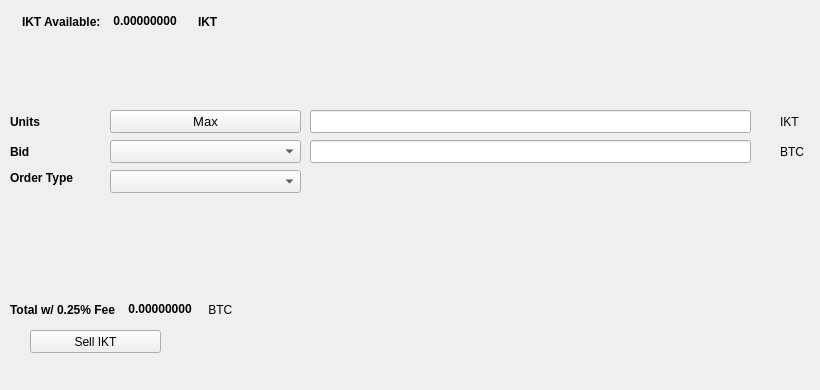
   <widget class="QWidget" name="SellTab">
    <attribute name="title">
     <string>Sell</string>
    </attribute>
    <widget class="QLabel" name="label_16">
     <property name="geometry">
      <rect>
       <x>780</x>
       <y>140</y>
       <width>31</width>
       <height>23</height>
      </rect>
     </property>
     <property name="text">
      <string>BTC</string>
     </property>
    </widget>
    <widget class="QComboBox" name="SellBidcomboBox">
     <property name="geometry">
      <rect>
       <x>110</x>
       <y>140</y>
       <width>191</width>
       <height>23</height>
      </rect>
     </property>
     <property name="font">
      <font>
       <pointsize>10</pointsize>
      </font>
     </property>
    </widget>
    <widget class="QLabel" name="label_18">
     <property name="geometry">
      <rect>
       <x>10</x>
       <y>110</y>
       <width>46</width>
       <height>23</height>
      </rect>
     </property>
     <property name="font">
      <font>
       <weight>75</weight>
       <bold>true</bold>
      </font>
     </property>
     <property name="text">
      <string>Units</string>
     </property>
    </widget>
    <widget class="QPushButton" name="Sell_Max_Amount">
     <property name="geometry">
      <rect>
       <x>110</x>
       <y>110</y>
       <width>191</width>
       <height>23</height>
      </rect>
     </property>
     <property name="font">
      <font>
       <pointsize>10</pointsize>
      </font>
     </property>
     <property name="text">
      <string>Max</string>
     </property>
    </widget>
    <widget class="QLabel" name="label_20">
     <property name="geometry">
      <rect>
       <x>10</x>
       <y>170</y>
       <width>91</width>
       <height>16</height>
      </rect>
     </property>
     <property name="font">
      <font>
       <weight>75</weight>
       <bold>true</bold>
      </font>
     </property>
     <property name="text">
      <string>Order Type</string>
     </property>
    </widget>
    <widget class="QComboBox" name="SellOrdertypeCombo">
     <property name="geometry">
      <rect>
       <x>110</x>
       <y>170</y>
       <width>191</width>
       <height>23</height>
      </rect>
     </property>
     <property name="font">
      <font>
       <pointsize>10</pointsize>
      </font>
     </property>
    </widget>
    <widget class="QLabel" name="label_21">
     <property name="geometry">
      <rect>
       <x>10</x>
       <y>140</y>
       <width>46</width>
       <height>23</height>
      </rect>
     </property>
     <property name="font">
      <font>
       <weight>75</weight>
       <bold>true</bold>
      </font>
     </property>
     <property name="text">
      <string>Bid</string>
     </property>
    </widget>
    <widget class="QLabel" name="label_22">
     <property name="geometry">
      <rect>
       <x>780</x>
       <y>110</y>
       <width>31</width>
       <height>23</height>
      </rect>
     </property>
     <property name="text">
      <string>IKT</string>
     </property>
    </widget>
    <widget class="QLineEdit" name="UnitsInputIKT">
     <property name="geometry">
      <rect>
       <x>310</x>
       <y>110</y>
       <width>441</width>
       <height>23</height>
      </rect>
     </property>
     <property name="font">
      <font>
       <pointsize>9</pointsize>
       <weight>75</weight>
       <bold>true</bold>
      </font>
     </property>
    </widget>
    <widget class="QLineEdit" name="SellBidPriceEdit">
     <property name="geometry">
      <rect>
       <x>310</x>
       <y>140</y>
       <width>441</width>
       <height>23</height>
      </rect>
     </property>
     <property name="font">
      <font>
       <pointsize>9</pointsize>
       <weight>75</weight>
       <bold>true</bold>
      </font>
     </property>
    </widget>
    <widget class="QPushButton" name="SellIKTBTN">
     <property name="geometry">
      <rect>
       <x>30</x>
       <y>330</y>
       <width>131</width>
       <height>23</height>
      </rect>
     </property>
     <property name="text">
      <string>Sell IKT</string>
     </property>
     <property name="icon">
      <iconset resource="../innoket">
       <normaloff>:/icons/bitcoin</normaloff>:/icons/bitcoin</iconset>
     </property>
    </widget>
    <widget class="QWidget" name="layoutWidget3">
     <property name="geometry">
      <rect>
       <x>22</x>
       <y>12</y>
       <width>258</width>
       <height>19</height>
      </rect>
     </property>
     <layout class="QHBoxLayout" name="horizontalLayout">
      <item>
       <widget class="QLabel" name="label232_2">
        <property name="font">
         <font>
          <weight>75</weight>
          <bold>true</bold>
         </font>
        </property>
        <property name="text">
         <string>IKT Available:</string>
        </property>
       </widget>
      </item>
      <item>
       <widget class="QLabel" name="IKTAvailableLabel">
        <property name="palette">
         <palette>
          <active>
           <colorrole role="WindowText">
            <brush brushstyle="SolidPattern">
             <color alpha="255">
              <red>0</red>
              <green>0</green>
              <blue>0</blue>
             </color>
            </brush>
           </colorrole>
           <colorrole role="Button">
            <brush brushstyle="SolidPattern">
             <color alpha="255">
              <red>0</red>
              <green>170</green>
              <blue>0</blue>
             </color>
            </brush>
           </colorrole>
           <colorrole role="Light">
            <brush brushstyle="SolidPattern">
             <color alpha="255">
              <red>0</red>
              <green>255</green>
              <blue>0</blue>
             </color>
            </brush>
           </colorrole>
           <colorrole role="Midlight">
            <brush brushstyle="SolidPattern">
             <color alpha="255">
              <red>0</red>
              <green>212</green>
              <blue>0</blue>
             </color>
            </brush>
           </colorrole>
           <colorrole role="Dark">
            <brush brushstyle="SolidPattern">
             <color alpha="255">
              <red>0</red>
              <green>85</green>
              <blue>0</blue>
             </color>
            </brush>
           </colorrole>
           <colorrole role="Mid">
            <brush brushstyle="SolidPattern">
             <color alpha="255">
              <red>0</red>
              <green>113</green>
              <blue>0</blue>
             </color>
            </brush>
           </colorrole>
           <colorrole role="Text">
            <brush brushstyle="SolidPattern">
             <color alpha="255">
              <red>0</red>
              <green>170</green>
              <blue>0</blue>
             </color>
            </brush>
           </colorrole>
           <colorrole role="BrightText">
            <brush brushstyle="SolidPattern">
             <color alpha="255">
              <red>255</red>
              <green>255</green>
              <blue>255</blue>
             </color>
            </brush>
           </colorrole>
           <colorrole role="ButtonText">
            <brush brushstyle="SolidPattern">
             <color alpha="255">
              <red>0</red>
              <green>0</green>
              <blue>0</blue>
             </color>
            </brush>
           </colorrole>
           <colorrole role="Base">
            <brush brushstyle="SolidPattern">
             <color alpha="255">
              <red>255</red>
              <green>255</green>
              <blue>255</blue>
             </color>
            </brush>
           </colorrole>
           <colorrole role="Window">
            <brush brushstyle="SolidPattern">
             <color alpha="255">
              <red>0</red>
              <green>170</green>
              <blue>0</blue>
             </color>
            </brush>
           </colorrole>
           <colorrole role="Shadow">
            <brush brushstyle="SolidPattern">
             <color alpha="255">
              <red>0</red>
              <green>0</green>
              <blue>0</blue>
             </color>
            </brush>
           </colorrole>
           <colorrole role="AlternateBase">
            <brush brushstyle="SolidPattern">
             <color alpha="255">
              <red>127</red>
              <green>212</green>
              <blue>127</blue>
             </color>
            </brush>
           </colorrole>
           <colorrole role="ToolTipBase">
            <brush brushstyle="SolidPattern">
             <color alpha="255">
              <red>255</red>
              <green>255</green>
              <blue>220</blue>
             </color>
            </brush>
           </colorrole>
           <colorrole role="ToolTipText">
            <brush brushstyle="SolidPattern">
             <color alpha="255">
              <red>0</red>
              <green>0</green>
              <blue>0</blue>
             </color>
            </brush>
           </colorrole>
          </active>
          <inactive>
           <colorrole role="WindowText">
            <brush brushstyle="SolidPattern">
             <color alpha="255">
              <red>0</red>
              <green>0</green>
              <blue>0</blue>
             </color>
            </brush>
           </colorrole>
           <colorrole role="Button">
            <brush brushstyle="SolidPattern">
             <color alpha="255">
              <red>0</red>
              <green>170</green>
              <blue>0</blue>
             </color>
            </brush>
           </colorrole>
           <colorrole role="Light">
            <brush brushstyle="SolidPattern">
             <color alpha="255">
              <red>0</red>
              <green>255</green>
              <blue>0</blue>
             </color>
            </brush>
           </colorrole>
           <colorrole role="Midlight">
            <brush brushstyle="SolidPattern">
             <color alpha="255">
              <red>0</red>
              <green>212</green>
              <blue>0</blue>
             </color>
            </brush>
           </colorrole>
           <colorrole role="Dark">
            <brush brushstyle="SolidPattern">
             <color alpha="255">
              <red>0</red>
              <green>85</green>
              <blue>0</blue>
             </color>
            </brush>
           </colorrole>
           <colorrole role="Mid">
            <brush brushstyle="SolidPattern">
             <color alpha="255">
              <red>0</red>
              <green>113</green>
              <blue>0</blue>
             </color>
            </brush>
           </colorrole>
           <colorrole role="Text">
            <brush brushstyle="SolidPattern">
             <color alpha="255">
              <red>0</red>
              <green>170</green>
              <blue>0</blue>
             </color>
            </brush>
           </colorrole>
           <colorrole role="BrightText">
            <brush brushstyle="SolidPattern">
             <color alpha="255">
              <red>255</red>
              <green>255</green>
              <blue>255</blue>
             </color>
            </brush>
           </colorrole>
           <colorrole role="ButtonText">
            <brush brushstyle="SolidPattern">
             <color alpha="255">
              <red>0</red>
              <green>0</green>
              <blue>0</blue>
             </color>
            </brush>
           </colorrole>
           <colorrole role="Base">
            <brush brushstyle="SolidPattern">
             <color alpha="255">
              <red>255</red>
              <green>255</green>
              <blue>255</blue>
             </color>
            </brush>
           </colorrole>
           <colorrole role="Window">
            <brush brushstyle="SolidPattern">
             <color alpha="255">
              <red>0</red>
              <green>170</green>
              <blue>0</blue>
             </color>
            </brush>
           </colorrole>
           <colorrole role="Shadow">
            <brush brushstyle="SolidPattern">
             <color alpha="255">
              <red>0</red>
              <green>0</green>
              <blue>0</blue>
             </color>
            </brush>
           </colorrole>
           <colorrole role="AlternateBase">
            <brush brushstyle="SolidPattern">
             <color alpha="255">
              <red>127</red>
              <green>212</green>
              <blue>127</blue>
             </color>
            </brush>
           </colorrole>
           <colorrole role="ToolTipBase">
            <brush brushstyle="SolidPattern">
             <color alpha="255">
              <red>255</red>
              <green>255</green>
              <blue>220</blue>
             </color>
            </brush>
           </colorrole>
           <colorrole role="ToolTipText">
            <brush brushstyle="SolidPattern">
             <color alpha="255">
              <red>0</red>
              <green>0</green>
              <blue>0</blue>
             </color>
            </brush>
           </colorrole>
          </inactive>
          <disabled>
           <colorrole role="WindowText">
            <brush brushstyle="SolidPattern">
             <color alpha="255">
              <red>0</red>
              <green>85</green>
              <blue>0</blue>
             </color>
            </brush>
           </colorrole>
           <colorrole role="Button">
            <brush brushstyle="SolidPattern">
             <color alpha="255">
              <red>0</red>
              <green>170</green>
              <blue>0</blue>
             </color>
            </brush>
           </colorrole>
           <colorrole role="Light">
            <brush brushstyle="SolidPattern">
             <color alpha="255">
              <red>0</red>
              <green>255</green>
              <blue>0</blue>
             </color>
            </brush>
           </colorrole>
           <colorrole role="Midlight">
            <brush brushstyle="SolidPattern">
             <color alpha="255">
              <red>0</red>
              <green>212</green>
              <blue>0</blue>
             </color>
            </brush>
           </colorrole>
           <colorrole role="Dark">
            <brush brushstyle="SolidPattern">
             <color alpha="255">
              <red>0</red>
              <green>85</green>
              <blue>0</blue>
             </color>
            </brush>
           </colorrole>
           <colorrole role="Mid">
            <brush brushstyle="SolidPattern">
             <color alpha="255">
              <red>0</red>
              <green>113</green>
              <blue>0</blue>
             </color>
            </brush>
           </colorrole>
           <colorrole role="Text">
            <brush brushstyle="SolidPattern">
             <color alpha="255">
              <red>0</red>
              <green>85</green>
              <blue>0</blue>
             </color>
            </brush>
           </colorrole>
           <colorrole role="BrightText">
            <brush brushstyle="SolidPattern">
             <color alpha="255">
              <red>255</red>
              <green>255</green>
              <blue>255</blue>
             </color>
            </brush>
           </colorrole>
           <colorrole role="ButtonText">
            <brush brushstyle="SolidPattern">
             <color alpha="255">
              <red>0</red>
              <green>85</green>
              <blue>0</blue>
             </color>
            </brush>
           </colorrole>
           <colorrole role="Base">
            <brush brushstyle="SolidPattern">
             <color alpha="255">
              <red>0</red>
              <green>170</green>
              <blue>0</blue>
             </color>
            </brush>
           </colorrole>
           <colorrole role="Window">
            <brush brushstyle="SolidPattern">
             <color alpha="255">
              <red>0</red>
              <green>170</green>
              <blue>0</blue>
             </color>
            </brush>
           </colorrole>
           <colorrole role="Shadow">
            <brush brushstyle="SolidPattern">
             <color alpha="255">
              <red>0</red>
              <green>0</green>
              <blue>0</blue>
             </color>
            </brush>
           </colorrole>
           <colorrole role="AlternateBase">
            <brush brushstyle="SolidPattern">
             <color alpha="255">
              <red>0</red>
              <green>170</green>
              <blue>0</blue>
             </color>
            </brush>
           </colorrole>
           <colorrole role="ToolTipBase">
            <brush brushstyle="SolidPattern">
             <color alpha="255">
              <red>255</red>
              <green>255</green>
              <blue>220</blue>
             </color>
            </brush>
           </colorrole>
           <colorrole role="ToolTipText">
            <brush brushstyle="SolidPattern">
             <color alpha="255">
              <red>0</red>
              <green>0</green>
              <blue>0</blue>
             </color>
            </brush>
           </colorrole>
          </disabled>
         </palette>
        </property>
        <property name="font">
         <font>
          <weight>75</weight>
          <bold>true</bold>
         </font>
        </property>
        <property name="text">
         <string> 0.00000000 </string>
        </property>
        <property name="textInteractionFlags">
         <set>Qt::LinksAccessibleByMouse|Qt::TextSelectableByKeyboard|Qt::TextSelectableByMouse</set>
        </property>
       </widget>
      </item>
      <item>
       <widget class="QLabel" name="labelIKT">
        <property name="font">
         <font>
          <weight>75</weight>
          <bold>true</bold>
         </font>
        </property>
        <property name="text">
         <string>IKT</string>
        </property>
       </widget>
      </item>
     </layout>
    </widget>
    <widget class="QWidget" name="layoutWidget">
     <property name="geometry">
      <rect>
       <x>10</x>
       <y>300</y>
       <width>268</width>
       <height>19</height>
      </rect>
     </property>
     <layout class="QHBoxLayout" name="horizontalLayout_2">
      <item>
       <widget class="QLabel" name="label_19">
        <property name="font">
         <font>
          <weight>75</weight>
          <bold>true</bold>
         </font>
        </property>
        <property name="text">
         <string>Total w/ 0.25% Fee </string>
        </property>
       </widget>
      </item>
      <item>
       <widget class="QLabel" name="SellCostLabel">
        <property name="palette">
         <palette>
          <active>
           <colorrole role="WindowText">
            <brush brushstyle="SolidPattern">
             <color alpha="255">
              <red>0</red>
              <green>0</green>
              <blue>0</blue>
             </color>
            </brush>
           </colorrole>
           <colorrole role="Button">
            <brush brushstyle="SolidPattern">
             <color alpha="255">
              <red>0</red>
              <green>170</green>
              <blue>0</blue>
             </color>
            </brush>
           </colorrole>
           <colorrole role="Light">
            <brush brushstyle="SolidPattern">
             <color alpha="255">
              <red>0</red>
              <green>255</green>
              <blue>0</blue>
             </color>
            </brush>
           </colorrole>
           <colorrole role="Midlight">
            <brush brushstyle="SolidPattern">
             <color alpha="255">
              <red>0</red>
              <green>212</green>
              <blue>0</blue>
             </color>
            </brush>
           </colorrole>
           <colorrole role="Dark">
            <brush brushstyle="SolidPattern">
             <color alpha="255">
              <red>0</red>
              <green>85</green>
              <blue>0</blue>
             </color>
            </brush>
           </colorrole>
           <colorrole role="Mid">
            <brush brushstyle="SolidPattern">
             <color alpha="255">
              <red>0</red>
              <green>113</green>
              <blue>0</blue>
             </color>
            </brush>
           </colorrole>
           <colorrole role="Text">
            <brush brushstyle="SolidPattern">
             <color alpha="255">
              <red>0</red>
              <green>170</green>
              <blue>0</blue>
             </color>
            </brush>
           </colorrole>
           <colorrole role="BrightText">
            <brush brushstyle="SolidPattern">
             <color alpha="255">
              <red>255</red>
              <green>255</green>
              <blue>255</blue>
             </color>
            </brush>
           </colorrole>
           <colorrole role="ButtonText">
            <brush brushstyle="SolidPattern">
             <color alpha="255">
              <red>0</red>
              <green>0</green>
              <blue>0</blue>
             </color>
            </brush>
           </colorrole>
           <colorrole role="Base">
            <brush brushstyle="SolidPattern">
             <color alpha="255">
              <red>255</red>
              <green>255</green>
              <blue>255</blue>
             </color>
            </brush>
           </colorrole>
           <colorrole role="Window">
            <brush brushstyle="SolidPattern">
             <color alpha="255">
              <red>0</red>
              <green>170</green>
              <blue>0</blue>
             </color>
            </brush>
           </colorrole>
           <colorrole role="Shadow">
            <brush brushstyle="SolidPattern">
             <color alpha="255">
              <red>0</red>
              <green>0</green>
              <blue>0</blue>
             </color>
            </brush>
           </colorrole>
           <colorrole role="AlternateBase">
            <brush brushstyle="SolidPattern">
             <color alpha="255">
              <red>127</red>
              <green>212</green>
              <blue>127</blue>
             </color>
            </brush>
           </colorrole>
           <colorrole role="ToolTipBase">
            <brush brushstyle="SolidPattern">
             <color alpha="255">
              <red>255</red>
              <green>255</green>
              <blue>220</blue>
             </color>
            </brush>
           </colorrole>
           <colorrole role="ToolTipText">
            <brush brushstyle="SolidPattern">
             <color alpha="255">
              <red>0</red>
              <green>0</green>
              <blue>0</blue>
             </color>
            </brush>
           </colorrole>
          </active>
          <inactive>
           <colorrole role="WindowText">
            <brush brushstyle="SolidPattern">
             <color alpha="255">
              <red>0</red>
              <green>0</green>
              <blue>0</blue>
             </color>
            </brush>
           </colorrole>
           <colorrole role="Button">
            <brush brushstyle="SolidPattern">
             <color alpha="255">
              <red>0</red>
              <green>170</green>
              <blue>0</blue>
             </color>
            </brush>
           </colorrole>
           <colorrole role="Light">
            <brush brushstyle="SolidPattern">
             <color alpha="255">
              <red>0</red>
              <green>255</green>
              <blue>0</blue>
             </color>
            </brush>
           </colorrole>
           <colorrole role="Midlight">
            <brush brushstyle="SolidPattern">
             <color alpha="255">
              <red>0</red>
              <green>212</green>
              <blue>0</blue>
             </color>
            </brush>
           </colorrole>
           <colorrole role="Dark">
            <brush brushstyle="SolidPattern">
             <color alpha="255">
              <red>0</red>
              <green>85</green>
              <blue>0</blue>
             </color>
            </brush>
           </colorrole>
           <colorrole role="Mid">
            <brush brushstyle="SolidPattern">
             <color alpha="255">
              <red>0</red>
              <green>113</green>
              <blue>0</blue>
             </color>
            </brush>
           </colorrole>
           <colorrole role="Text">
            <brush brushstyle="SolidPattern">
             <color alpha="255">
              <red>0</red>
              <green>170</green>
              <blue>0</blue>
             </color>
            </brush>
           </colorrole>
           <colorrole role="BrightText">
            <brush brushstyle="SolidPattern">
             <color alpha="255">
              <red>255</red>
              <green>255</green>
              <blue>255</blue>
             </color>
            </brush>
           </colorrole>
           <colorrole role="ButtonText">
            <brush brushstyle="SolidPattern">
             <color alpha="255">
              <red>0</red>
              <green>0</green>
              <blue>0</blue>
             </color>
            </brush>
           </colorrole>
           <colorrole role="Base">
            <brush brushstyle="SolidPattern">
             <color alpha="255">
              <red>255</red>
              <green>255</green>
              <blue>255</blue>
             </color>
            </brush>
           </colorrole>
           <colorrole role="Window">
            <brush brushstyle="SolidPattern">
             <color alpha="255">
              <red>0</red>
              <green>170</green>
              <blue>0</blue>
             </color>
            </brush>
           </colorrole>
           <colorrole role="Shadow">
            <brush brushstyle="SolidPattern">
             <color alpha="255">
              <red>0</red>
              <green>0</green>
              <blue>0</blue>
             </color>
            </brush>
           </colorrole>
           <colorrole role="AlternateBase">
            <brush brushstyle="SolidPattern">
             <color alpha="255">
              <red>127</red>
              <green>212</green>
              <blue>127</blue>
             </color>
            </brush>
           </colorrole>
           <colorrole role="ToolTipBase">
            <brush brushstyle="SolidPattern">
             <color alpha="255">
              <red>255</red>
              <green>255</green>
              <blue>220</blue>
             </color>
            </brush>
           </colorrole>
           <colorrole role="ToolTipText">
            <brush brushstyle="SolidPattern">
             <color alpha="255">
              <red>0</red>
              <green>0</green>
              <blue>0</blue>
             </color>
            </brush>
           </colorrole>
          </inactive>
          <disabled>
           <colorrole role="WindowText">
            <brush brushstyle="SolidPattern">
             <color alpha="255">
              <red>0</red>
              <green>85</green>
              <blue>0</blue>
             </color>
            </brush>
           </colorrole>
           <colorrole role="Button">
            <brush brushstyle="SolidPattern">
             <color alpha="255">
              <red>0</red>
              <green>170</green>
              <blue>0</blue>
             </color>
            </brush>
           </colorrole>
           <colorrole role="Light">
            <brush brushstyle="SolidPattern">
             <color alpha="255">
              <red>0</red>
              <green>255</green>
              <blue>0</blue>
             </color>
            </brush>
           </colorrole>
           <colorrole role="Midlight">
            <brush brushstyle="SolidPattern">
             <color alpha="255">
              <red>0</red>
              <green>212</green>
              <blue>0</blue>
             </color>
            </brush>
           </colorrole>
           <colorrole role="Dark">
            <brush brushstyle="SolidPattern">
             <color alpha="255">
              <red>0</red>
              <green>85</green>
              <blue>0</blue>
             </color>
            </brush>
           </colorrole>
           <colorrole role="Mid">
            <brush brushstyle="SolidPattern">
             <color alpha="255">
              <red>0</red>
              <green>113</green>
              <blue>0</blue>
             </color>
            </brush>
           </colorrole>
           <colorrole role="Text">
            <brush brushstyle="SolidPattern">
             <color alpha="255">
              <red>0</red>
              <green>85</green>
              <blue>0</blue>
             </color>
            </brush>
           </colorrole>
           <colorrole role="BrightText">
            <brush brushstyle="SolidPattern">
             <color alpha="255">
              <red>255</red>
              <green>255</green>
              <blue>255</blue>
             </color>
            </brush>
           </colorrole>
           <colorrole role="ButtonText">
            <brush brushstyle="SolidPattern">
             <color alpha="255">
              <red>0</red>
              <green>85</green>
              <blue>0</blue>
             </color>
            </brush>
           </colorrole>
           <colorrole role="Base">
            <brush brushstyle="SolidPattern">
             <color alpha="255">
              <red>0</red>
              <green>170</green>
              <blue>0</blue>
             </color>
            </brush>
           </colorrole>
           <colorrole role="Window">
            <brush brushstyle="SolidPattern">
             <color alpha="255">
              <red>0</red>
              <green>170</green>
              <blue>0</blue>
             </color>
            </brush>
           </colorrole>
           <colorrole role="Shadow">
            <brush brushstyle="SolidPattern">
             <color alpha="255">
              <red>0</red>
              <green>0</green>
              <blue>0</blue>
             </color>
            </brush>
           </colorrole>
           <colorrole role="AlternateBase">
            <brush brushstyle="SolidPattern">
             <color alpha="255">
              <red>0</red>
              <green>170</green>
              <blue>0</blue>
             </color>
            </brush>
           </colorrole>
           <colorrole role="ToolTipBase">
            <brush brushstyle="SolidPattern">
             <color alpha="255">
              <red>255</red>
              <green>255</green>
              <blue>220</blue>
             </color>
            </brush>
           </colorrole>
           <colorrole role="ToolTipText">
            <brush brushstyle="SolidPattern">
             <color alpha="255">
              <red>0</red>
              <green>0</green>
              <blue>0</blue>
             </color>
            </brush>
           </colorrole>
          </disabled>
         </palette>
        </property>
        <property name="font">
         <font>
          <weight>75</weight>
          <bold>true</bold>
         </font>
        </property>
        <property name="autoFillBackground">
         <bool>false</bool>
        </property>
        <property name="text">
         <string> 0.00000000</string>
        </property>
        <property name="textInteractionFlags">
         <set>Qt::LinksAccessibleByMouse|Qt::TextSelectableByMouse</set>
        </property>
       </widget>
      </item>
      <item>
       <widget class="QLabel" name="label_17">
        <property name="font">
         <font>
          <weight>50</weight>
          <bold>false</bold>
         </font>
        </property>
        <property name="text">
         <string> BTC</string>
        </property>
       </widget>
      </item>
     </layout>
    </widget>
    <widget class="QLabel" name="label_23">
     <property name="geometry">
      <rect>
       <x>460</x>
       <y>300</y>
       <width>281</width>
       <height>81</height>
      </rect>
     </property>
     <property name="text">
      <string/>
     </property>
     <property name="pixmap">
      <pixmap>:/images/bittrex</pixmap>
     </property>
    </widget>
   </widget>
